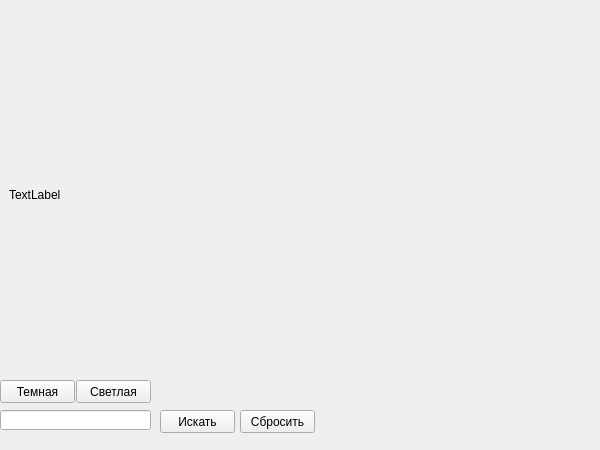
<?xml version="1.0" encoding="UTF-8"?>
<ui version="4.0">
 <class>MainWindow</class>
 <widget class="QMainWindow" name="MainWindow">
  <property name="geometry">
   <rect>
    <x>0</x>
    <y>0</y>
    <width>600</width>
    <height>450</height>
   </rect>
  </property>
  <property name="windowTitle">
   <string>MainWindow</string>
  </property>
  <widget class="QWidget" name="centralwidget">
   <widget class="QLabel" name="image">
    <property name="geometry">
     <rect>
      <x>9</x>
      <y>19</y>
      <width>581</width>
      <height>351</height>
     </rect>
    </property>
    <property name="text">
     <string>TextLabel</string>
    </property>
   </widget>
   <widget class="QLineEdit" name="lineEdit">
    <property name="geometry">
     <rect>
      <x>0</x>
      <y>410</y>
      <width>151</width>
      <height>20</height>
     </rect>
    </property>
   </widget>
   <widget class="QPushButton" name="search">
    <property name="geometry">
     <rect>
      <x>160</x>
      <y>410</y>
      <width>75</width>
      <height>23</height>
     </rect>
    </property>
    <property name="text">
     <string>Искать</string>
    </property>
   </widget>
   <widget class="QPushButton" name="dark">
    <property name="geometry">
     <rect>
      <x>0</x>
      <y>380</y>
      <width>75</width>
      <height>23</height>
     </rect>
    </property>
    <property name="text">
     <string>Темная</string>
    </property>
   </widget>
   <widget class="QPushButton" name="light">
    <property name="geometry">
     <rect>
      <x>76</x>
      <y>380</y>
      <width>75</width>
      <height>23</height>
     </rect>
    </property>
    <property name="text">
     <string>Светлая</string>
    </property>
   </widget>
   <widget class="QPushButton" name="clear">
    <property name="geometry">
     <rect>
      <x>240</x>
      <y>410</y>
      <width>75</width>
      <height>23</height>
     </rect>
    </property>
    <property name="text">
     <string>Сбросить</string>
    </property>
   </widget>
   <widget class="QLabel" name="label">
    <property name="geometry">
     <rect>
      <x>10</x>
      <y>0</y>
      <width>600</width>
      <height>13</height>
     </rect>
    </property>
    <property name="text">
     <string/>
    </property>
   </widget>
  </widget>
  <widget class="QMenuBar" name="menubar">
   <property name="geometry">
    <rect>
     <x>0</x>
     <y>0</y>
     <width>600</width>
     <height>21</height>
    </rect>
   </property>
  </widget>
 </widget>
 <resources/>
 <connections/>
</ui>
